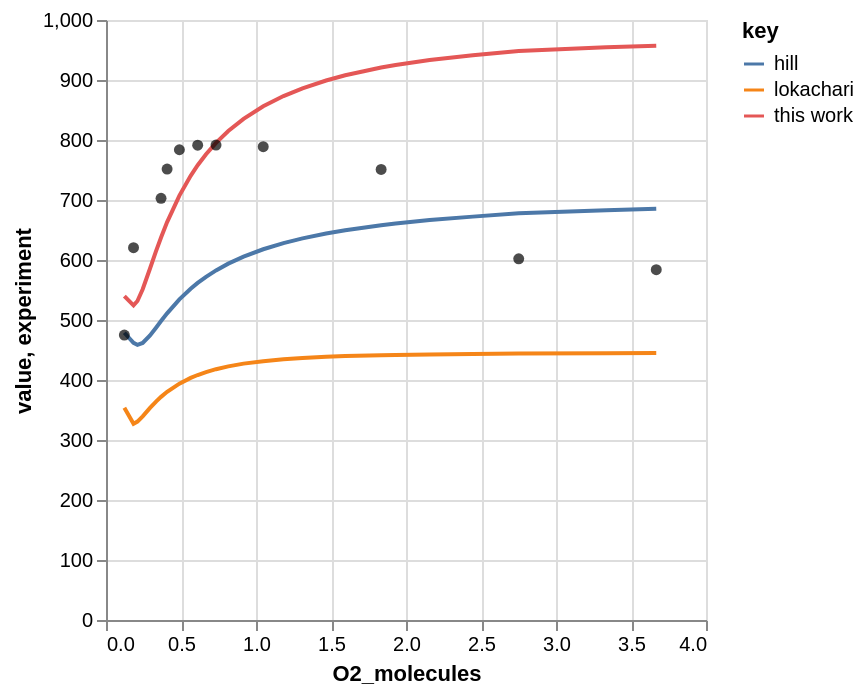
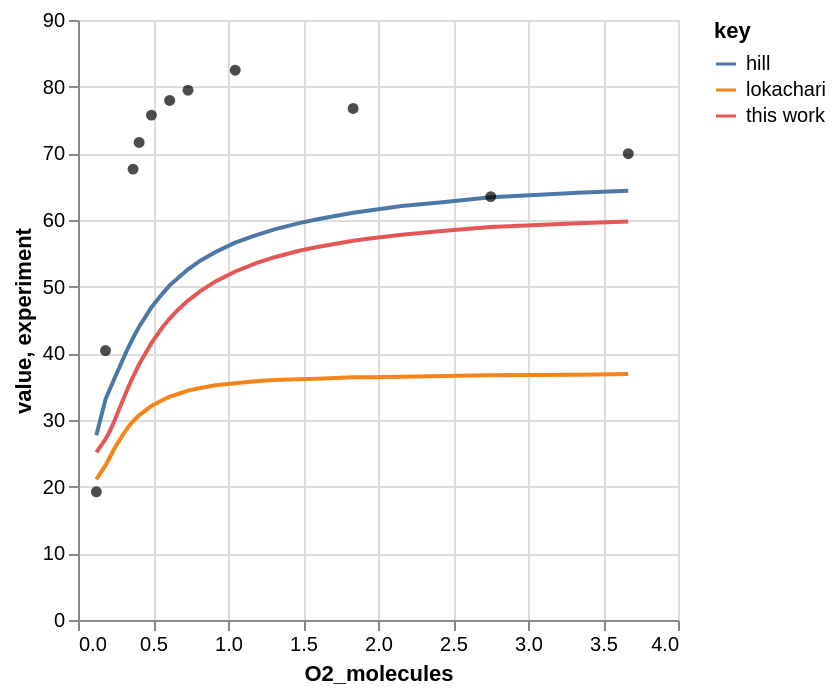

These figures' notebook cell, in order:
### Code cell
# Plot
charts = workflow.plot(
    full_tag=f"full_{tag}_calc",
    x_col="O2_molecules",
    y_col_=["C5H8(522)", "C5H8O(825)rs"],
    root_path=root_path,
    line_source_=["hill", "lokachari"],
    point_source="experiment",
)
for chart in charts:
    chart.show()

### Figure 1 — Vega-Lite specification as saved in the notebook (floating-point values rounded to 4 significant figures)
{"config": {"view": {"continuousWidth": 300, "continuousHeight": 300}}, "layer": [{"data": {"name": "data-f904835a2b38dcb936f21db8bb713716"}, "mark": {"type": "line"}, "encoding": {"color": {"field": "key", "type": "nominal"}, "x": {"field": "O2_molecules", "type": "quantitative"}, "y": {"field": "value", "type": "quantitative"}}, "transform": [{"fold": ["this work", "hill", "lokachari"]}]}, {"data": {"name": "data-ffe75d1cbd0aaee013379dd4e82dccaa"}, "mark": {"type": "circle"}, "encoding": {"color": {"value": "black"}, "x": {"field": "O2_molecules", "type": "quantitative"}, "y": {"field": "experiment", "type": "quantitative"}}}], "$schema": "https://vega.github.io/schema/vega-lite/v5.20.1.json", "datasets": {"data-f904835a2b38dcb936f21db8bb713716": [{"O2_molecules": 3.668, "this work": 957.2, "hill": 685.5, "lokachari": 445.1}, {"O2_molecules": 3.335, "this work": 954.7, "hill": 683.1, "lokachari": 444.6}, {"O2_molecules": 2.751, "this work": 948.5, "hill": 677.9, "lokachari": 444.0}, {"O2_molecules": 2.446, "this work": 941.2, "hill": 672.3, "lokachari": 443.3}, {"O2_molecules": 2.158, "this work": 933.3, "hill": 666.6, "lokachari": 442.6}, {"O2_molecules": 1.931, "this work": 925.0, "hill": 660.9, "lokachari": 441.8}, {"O2_molecules": 1.834, "this work": 920.7, "hill": 658.0, "lokachari": 441.4}, {"O2_molecules": 1.595, "this work": 907.9, "hill": 649.6, "lokachari": 439.9}, {"O2_molecules": 1.467, "this work": 899.2, "hill": 644.1, "lokachari": 438.7}, {"O2_molecules": 1.31, "this work": 886.2, "hill": 636.0, "lokachari": 436.7}, {"O2_molecules": 1.183, "this work": 873.2, "hill": 628.1, "lokachari": 434.5}, {"O2_molecules": 1.048, "this work": 856.1, "hill": 617.9, "lokachari": 431.3}, {"O2_molecules": 0.9171, "this work": 835.2, "hill": 605.6, "lokachari": 427.3}, {"O2_molecules": 0.8152, "this work": 814.9, "hill": 593.9, "lokachari": 422.7}, {"O2_molecules": 0.7335, "this work": 795.2, "hill": 582.7, "lokachari": 418.0}, {"O2_molecules": 0.667, "this work": 776.2, "hill": 572.0, "lokachari": 413.2}, {"O2_molecules": 0.6112, "this work": 757.9, "hill": 561.8, "lokachari": 408.3}, {"O2_molecules": 0.5644, "this work": 740.3, "hill": 552.1, "lokachari": 403.5}, {"O2_molecules": 0.4893, "this work": 707.3, "hill": 534.3, "lokachari": 393.9}, {"O2_molecules": 0.4074, "this work": 663.3, "hill": 511.1, "lokachari": 380.3}, {"O2_molecules": 0.367, "this work": 637.6, "hill": 498.2, "lokachari": 371.9}, {"O2_molecules": 0.3335, "this work": 614.7, "hill": 487.2, "lokachari": 364.0}, {"O2_molecules": 0.2935, "this work": 585.8, "hill": 474.3, "lokachari": 353.4}, {"O2_molecules": 0.2446, "this work": 551.2, "hill": 461.7, "lokachari": 339.5}, {"O2_molecules": 0.2096, "this work": 531.7, "hill": 458.6, "lokachari": 330.7}, {"O2_molecules": 0.1835, "this work": 524.3, "hill": 461.8, "lokachari": 327.1}, {"O2_molecules": 0.1223, "this work": 539.8, "hill": 478.7, "lokachari": 353.7}], "data-ffe75d1cbd0aaee013379dd4e82dccaa": [{"O2_molecules": 0.1223, "experiment": 475.0}, {"O2_molecules": 0.1835, "experiment": 620.4}, {"O2_molecules": 0.367, "experiment": 702.8}, {"O2_molecules": 0.4074, "experiment": 751.5}, {"O2_molecules": 0.4893, "experiment": 783.7}, {"O2_molecules": 0.6112, "experiment": 791.4}, {"O2_molecules": 0.7335, "experiment": 791.6}, {"O2_molecules": 1.048, "experiment": 788.9}, {"O2_molecules": 1.834, "experiment": 751.0}, {"O2_molecules": 2.751, "experiment": 602.0}, {"O2_molecules": 3.668, "experiment": 583.8}]}}

### Figure 2 — Vega-Lite specification as saved in the notebook (floating-point values rounded to 4 significant figures)
{"config": {"view": {"continuousWidth": 300, "continuousHeight": 300}}, "layer": [{"data": {"name": "data-d06dc58a241d5754ced42bb784870fa4"}, "mark": {"type": "line"}, "encoding": {"color": {"field": "key", "type": "nominal"}, "x": {"field": "O2_molecules", "type": "quantitative"}, "y": {"field": "value", "type": "quantitative"}}, "transform": [{"fold": ["this work", "hill", "lokachari"]}]}, {"data": {"name": "data-4620143b4c4258af8d76de8a3cbd45bb"}, "mark": {"type": "circle"}, "encoding": {"color": {"value": "black"}, "x": {"field": "O2_molecules", "type": "quantitative"}, "y": {"field": "experiment", "type": "quantitative"}}}], "$schema": "https://vega.github.io/schema/vega-lite/v5.20.1.json", "datasets": {"data-d06dc58a241d5754ced42bb784870fa4": [{"O2_molecules": 3.668, "this work": 59.77, "hill": 64.4, "lokachari": 36.9}, {"O2_molecules": 3.335, "this work": 59.51, "hill": 64.1, "lokachari": 36.8}, {"O2_molecules": 2.751, "this work": 58.97, "hill": 63.4, "lokachari": 36.7}, {"O2_molecules": 2.446, "this work": 58.39, "hill": 62.7, "lokachari": 36.6}, {"O2_molecules": 2.158, "this work": 57.8, "hill": 62.1, "lokachari": 36.5}, {"O2_molecules": 1.931, "this work": 57.19, "hill": 61.4, "lokachari": 36.4}, {"O2_molecules": 1.834, "this work": 56.88, "hill": 61.1, "lokachari": 36.4}, {"O2_molecules": 1.595, "this work": 55.96, "hill": 60.1, "lokachari": 36.2}, {"O2_molecules": 1.467, "this work": 55.34, "hill": 59.5, "lokachari": 36.1}, {"O2_molecules": 1.31, "this work": 54.42, "hill": 58.6, "lokachari": 36.0}, {"O2_molecules": 1.183, "this work": 53.5, "hill": 57.7, "lokachari": 35.8}, {"O2_molecules": 1.048, "this work": 52.28, "hill": 56.6, "lokachari": 35.5}, {"O2_molecules": 0.9171, "this work": 50.79, "hill": 55.2, "lokachari": 35.2}, {"O2_molecules": 0.8152, "this work": 49.33, "hill": 53.9, "lokachari": 34.8}, {"O2_molecules": 0.7335, "this work": 47.91, "hill": 52.6, "lokachari": 34.4}, {"O2_molecules": 0.667, "this work": 46.54, "hill": 51.3, "lokachari": 33.9}, {"O2_molecules": 0.6112, "this work": 45.22, "hill": 50.2, "lokachari": 33.5}, {"O2_molecules": 0.5644, "this work": 43.94, "hill": 49.0, "lokachari": 33.0}, {"O2_molecules": 0.4893, "this work": 41.55, "hill": 46.9, "lokachari": 32.1}, {"O2_molecules": 0.4074, "this work": 38.36, "hill": 44.0, "lokachari": 30.7}, {"O2_molecules": 0.367, "this work": 36.48, "hill": 42.3, "lokachari": 29.8}, {"O2_molecules": 0.3335, "this work": 34.81, "hill": 40.8, "lokachari": 28.9}, {"O2_molecules": 0.2935, "this work": 32.66, "hill": 38.8, "lokachari": 27.6}, {"O2_molecules": 0.2446, "this work": 29.96, "hill": 36.3, "lokachari": 25.8}, {"O2_molecules": 0.2096, "this work": 28.2, "hill": 34.5, "lokachari": 24.3}, {"O2_molecules": 0.1835, "this work": 27.15, "hill": 33.1, "lokachari": 23.2}, {"O2_molecules": 0.1223, "this work": 25.15, "hill": 27.7, "lokachari": 21.1}], "data-4620143b4c4258af8d76de8a3cbd45bb": [{"O2_molecules": 0.1223, "experiment": 19.23}, {"O2_molecules": 0.1835, "experiment": 40.42}, {"O2_molecules": 0.367, "experiment": 67.63}, {"O2_molecules": 0.4074, "experiment": 71.63}, {"O2_molecules": 0.4893, "experiment": 75.73}, {"O2_molecules": 0.6112, "experiment": 77.94}, {"O2_molecules": 0.7335, "experiment": 79.47}, {"O2_molecules": 1.048, "experiment": 82.48}, {"O2_molecules": 1.834, "experiment": 76.73}, {"O2_molecules": 2.751, "experiment": 63.51}, {"O2_molecules": 3.668, "experiment": 69.95}]}}
